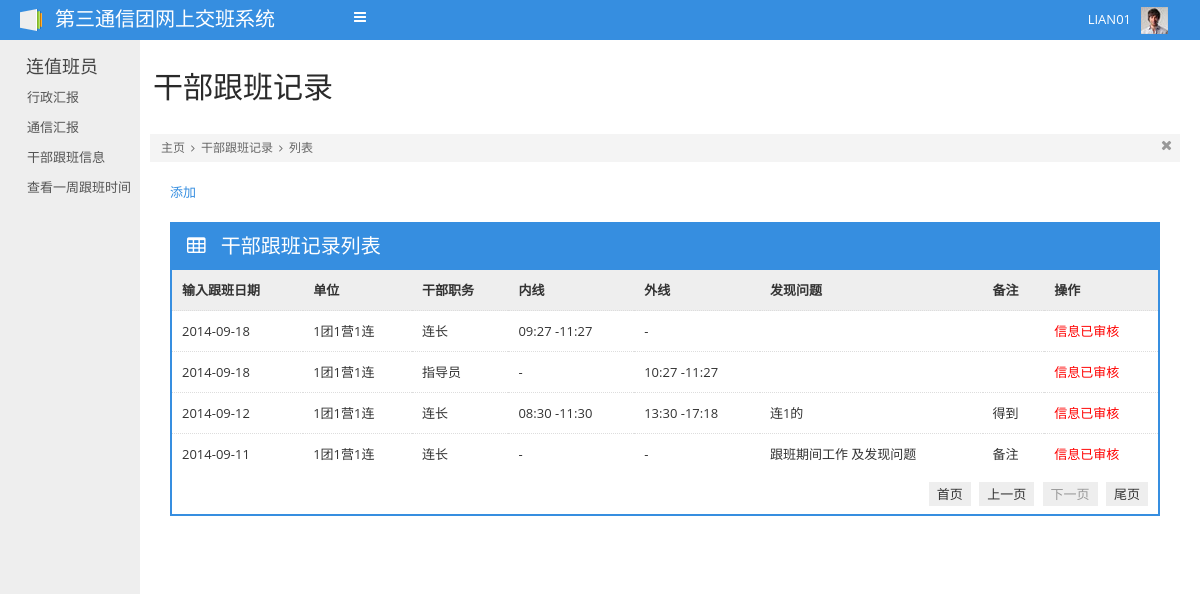
Screenshot of /GbgbController.php?flag=fenye&pageNow=3 (signed in) with the database file from the repository.
### tables this page shows
CREATE TABLE `gbgb` (
  `id` int(10) unsigned NOT NULL auto_increment COMMENT '主键',
  `mdate` date default NULL COMMENT '跟班时间',
  `dept` varchar(255) default NULL COMMENT '单位',
  `gbzw` varchar(500) default NULL COMMENT '干部职务',
  `nx` varchar(500) default NULL COMMENT '内线',
  `wx` varchar(500) default NULL COMMENT '外线',
  `nxtimelong` varchar(500) default NULL COMMENT '内线耗时',
  `wxtimelong` varchar(500) default NULL COMMENT '外线耗时',
  `fxwt` varchar(500) default NULL COMMENT '发现问题',
  `remark` varchar(500) default NULL COMMENT '备注',
  `yflag` int(5) default '0' COMMENT '营级审核标志位  0：未审核  1：已审核',
  `tflag` int(5) default '0' COMMENT '团级审核标志位  0：未审核  1：已审核',
  `submitflag` int(5) default '0' COMMENT '提交标志位 0：未提交 1：已提交',
  `userid` int(10) default NULL COMMENT '申请人id',
  `inputtime` datetime default NULL COMMENT '录入时间',
  PRIMARY KEY  (`id`)
);

### include/common/SqlHelper.class.php (called while the page is built, shortened)
<?php
class SqlHelper {
	var $host = "127.0.0.1";
	var $userName = "root";
	var $userPass = "root";
	var $conn;
	function __construct() {
		$this->conn = mysql_connect ( $this->host, $this->userName, $this->userPass );
	}
	public function execute_dql_fenye($sql1, $sql2, $fenyePage){
		$res = mysql_query($sql1, $this->conn) or die(mysql_error());
	}
}

### include/model/gbgb.class.php (called while the page is built, shortened)
<?php
require_once 'include/common/SqlHelper.class.php';
class gbgb{
		public function getFenyePage($fenyePage, $userid){
			$sqlHelper = new SqlHelper();
			$sql1 = "select *, CASE  WHEN DATE_FORMAT(mdate,'%Y-%m-%d') = DATE_FORMAT(NOW(),'%Y-%m-%d') THEN mdate ELSE '0' END AS tmp_mdate ".
			" from gbgb WHERE userid = '$userid' ORDER BY mdate DESC limit ".
			($fenyePage->pageNow-1)*$fenyePage->pageSize.
			",".$fenyePage->pageSize;
			$sql2 = "select count(*) from gbgb WHERE userid = '$userid'";
			$sqlHelper->execute_dql_fenye($sql1, $sql2, $fenyePage);
		}
}
?>

### template_c/%%EF^EFE^EFEEAA32%%GbgbList.tpl.php (the view, shortened to what this page needs)
<!DOCTYPE html PUBLIC "-//W3C//DTD XHTML 1.0 Transitional//EN" "http://www.w3.org/TR/xhtml1/DTD/xhtml1-transitional.dtd">
<html xmlns="http://www.w3.org/1999/xhtml">
<head>
	<?php $_smarty_tpl_vars = $this->_tpl_vars;
$this->_tpl_vars = $_smarty_tpl_vars;
 ?>
</head>
<body>
	<div id="navigation">
		<?php $_smarty_tpl_vars = $this->_tpl_vars;
$this->_tpl_vars = $_smarty_tpl_vars;
 ?>
	</div>
	<div class="container-fluid" id="content">
		<div id="left">
			<?php $_smarty_tpl_vars = $this->_tpl_vars;
$this->_tpl_vars = $_smarty_tpl_vars;
 ?>
		</div>
		<div id="main">
		<?php if ($this->_tpl_vars['flag'] == 'normal'): ?>
			<div class="container-fluid">
				<div class="page-header">
					<div class="pull-left">
						<h1><?php echo $this->_tpl_vars['path2']; ?>
</h1>
					</div>
					<div class="pull-right">
						<form class="form-horizontal" action="GbgbController.php?flag=l_search" method="post">
							<div class="control-group">
								<label for="textfield" class="control-label"></label>
								<div class="controls">
									<div class="input-append input-prepend">
										<span class="add-on"><i class="icon-search"></i></span>
										<input type="text" name="datetime" placeholder="搜索" class='input-medium datepick'>
										<button class="btn" type="submit">搜索</button>
									</div>
								</div>
							</div>
						</form>
					</div>
				</div>
				<div class="breadcrumbs">
					<ul>
						<li>
							<a>主页</a>
							<i class="icon-angle-right"></i>
						</li>
						<li>
							<a><?php echo $this->_tpl_vars['path2']; ?>
</a>
							<i class="icon-angle-right"></i>
						</li>
						<li>
							<a><?php echo $this->_tpl_vars['cz']; ?>
</a>
						</li>
					</ul>
					<div class="close-bread">
						<a href="#"><i class="icon-remove"></i></a>
					</div>
				</div>
				<div class="row-fluid">
					<div class="span12">
						<div class="box">
							<div class="box-content">
								<a href="Gbgb_add_from.php">添加</a>
								<div class="row-fluid">
									<div class="span12">
										<div class="box box-color box-bordered">
											<div class="box-title">
												<h3>
													<i class="icon-table"></i>
													干部跟班记录列表
												</h3>
												<div class="actions"><h3>时间：<?php echo $this->_tpl_vars['date']; ?>
</h3></div>
											</div>
											<div class="box-content nopadding">
												<table class="table table-hover table-nomargin">
													<thead>
														<tr>
															<th>输入跟班日期</th>
															<th>单位</th>
															<th>干部职务</th>
															<th>内线</th>
															<th>外线</th>
															<th>发现问题</th>
															<th>操作</th>
														</tr>
													</thead>
													<tbody>
													 <?php $_from = ($this->_tpl_vars['resList']); if (!is_array($_from) && !is_object($_from)) { settype($_from, 'array'); }if (count($_from)):
    foreach ($_from as $this->_tpl_vars['gbgb']):
?>
														<tr>
															<td><?php echo $this->_tpl_vars['date']; ?>
</td>
														    <td><?php echo $this->_tpl_vars['gbgb']['dept']; ?>
</td>
														    <td><?php echo $this->_tpl_vars['gbgb']['gbzw']; ?>
</td>
														    <td><?php echo $this->_tpl_vars['gbgb']['nx']; ?>
</td>
														    <td><?php echo $this->_tpl_vars['gbgb']['wx']; ?>
</td>
														    <td><?php echo $this->_tpl_vars['gbgb']['fxwt']; ?>
</td>
														    <!--<td><?php echo $this->_tpl_vars['gbgb']['remark']; ?>
</td>-->
														    <?php if ($this->_tpl_vars['gbgb']['yflag'] == 0 & $this->_tpl_vars['gbgb']['tflag'] == 0 & $this->_tpl_vars['gbgb']['tmp_mdate'] != '0' & $this->_tpl_vars['gbgb']['remark'] == ""): ?>
														    <td><!-- <a href="Gbgb_update_from.php?id=<?php echo $this->_tpl_vars['gbgb']['id']; ?>
">修改</a>| -->
														    	<a href="Gbgb_delete.php?id=<?php echo $this->_tpl_vars['gbgb']['id']; ?>
">删除</a></td>
														    <?php elseif ($this->_tpl_vars['gbgb']['remark'] == 'h'): ?>
														    <td><font color="red">谎报信息</font></td>
														    <?php else: ?>
														    <td><font color="red">信息已审核</font></td>
														    <?php endif; ?>
														</tr>
													<?php endforeach; endif; unset($_from); ?>
													</tbody>
												</table>
											</div>
										</div>
									</div>
								</div>
							</div>
						</div>
					</div>
				</div>
			</div>
		<?php elseif ($this->_tpl_vars['flag'] == 'fenye'): ?>
			<div class="container-fluid">
				<div class="page-header">
					<div class="pull-left">
						<h1>干部跟班记录</h1>
					</div>
				</div>
				<div class="breadcrumbs">
					<ul>
						<li>
							<a href="more-login.html">主页</a>
							<i class="icon-angle-right"></i>
						</li>
						<li>
							<a href="more-files.html">干部跟班记录</a>
							<i class="icon-angle-right"></i>
						</li>
						<li>
							<a href="more-blank.html"><?php echo $this->_tpl_vars['cz']; ?>
</a>
						</li>
					</ul>
					<div class="close-bread">
						<a href="#"><i class="icon-remove"></i></a>
					</div>
				</div>
				<div class="row-fluid">
					<div class="span12">
						<div class="box">
							<div class="box-content">
								<a href="Gbgb_add_from.php">添加</a>
								<div class="row-fluid">
									<div class="span12">
										<div class="box box-color box-bordered">
											<div class="box-title">
												<h3>
													<i class="icon-table"></i>
													干部跟班记录列表
												</h3>
											</div>
											<div class="box-content nopadding">
												<table class="table table-hover table-nomargin">
													<thead>
														<tr>
															<th>输入跟班日期</th>
															<th>单位</th>
															<th>干部职务</th>
															<th>内线</th>
															<th>外线</th>
															<th>发现问题</th>
															<th>备注</th>
															<th>操作</th>
														</tr>
													</thead>
													<tbody>
													 <?php $_from = ($this->_tpl_vars['resList']); if (!is_array($_from) && !is_object($_from)) { settype($_from, 'array'); }if (count($_from)):
    foreach ($_from as $this->_tpl_vars['gbgb']):
?>
														<tr>
															<td><?php echo $this->_tpl_vars['gbgb']['mdate']; ?>
</td>
														    <td><?php echo $this->_tpl_vars['gbgb']['dept']; ?>
</td>
														    <td><?php echo $this->_tpl_vars['gbgb']['gbzw']; ?>
</td>
														    <td><?php echo $this->_tpl_vars['gbgb']['nx']; ?>
</td>
														    <td><?php echo $this->_tpl_vars['gbgb']['wx']; ?>
</td>
														    <td><?php echo $this->_tpl_vars['gbgb']['fxwt']; ?>
</td>
														    <td><?php echo $this->_tpl_vars['gbgb']['remark']; ?>
</td>
														    <?php if ($this->_tpl_vars['gbgb']['yflag'] == 0 & $this->_tpl_vars['gbgb']['tflag'] == 0 & $this->_tpl_vars['gbgb']['tmp_mdate'] != '0'): ?>
														    <td><a href="Gbgb_update_from.php?id=<?php echo $this->_tpl_vars['gbgb']['id']; ?>
">修改</a>|<a href="Gbgb_delete.php?id=<?php echo $this->_tpl_vars['gbgb']['id']; ?>
">删除</a></td>
														    <?php else: ?>
														    <td><font color="red">信息已审核</font></td>
														    <?php endif; ?>
														</tr>
													<?php endforeach; endif; unset($_from); ?>
													</tbody>
												</table>
												<div class="table-pagination">
													<a href="<?php echo $this->_tpl_vars['shouye1']; ?>
">首页</a>
													<?php if ($this->_tpl_vars['sahngyiye1'] == '0'): ?>
													<a href="#" class='disabled'>上一页</a>
													<?php else: ?>
													<a href="<?php echo $this->_tpl_vars['sahngyiye1']; ?>
">上一页</a>
													<?php endif; ?>
													<?php if ($this->_tpl_vars['xiayiye1'] == '0'): ?>
													<a href="#" class='disabled'>下一页</a>
													<?php else: ?>
													<a href="<?php echo $this->_tpl_vars['xiayiye1']; ?>
">下一页</a>
													<?php endif; ?>
													<a href="<?php echo $this->_tpl_vars['weiye1']; ?>
">尾页</a>
												</div>
											</div>
										</div>
									</div>
								</div>
							</div>
						</div>
					</div>
				</div>
			</div>
			<?php endif; ?>
		</div>
    </div>
	</body>
	</html>

### rows the page displays
gbgb: mdate "2014-09-18", dept "1团1营1连", gbzw "连长", nx "09:27 -11:27", wx "-", yflag "信息已审核"
gbgb: mdate "2014-09-18", dept "1团1营1连", gbzw "指导员", nx "-", wx "10:27 -11:27", yflag "信息已审核"
gbgb: mdate "2014-09-12", dept "1团1营1连", gbzw "连长", nx "08:30 -11:30", wx "13:30 -17:18", fxwt "连1的", remark "得到", yflag "信息已审核"
gbgb: mdate "2014-09-11", dept "1团1营1连", gbzw "连长", nx "-", wx "-", fxwt "跟班期间工作 及发现问题", remark "备注", yflag "信息已审核"

### other values shown
$this->_tpl_vars['member']['username'] "LIAN01"
$this->_tpl_vars['cz'] "列表"
